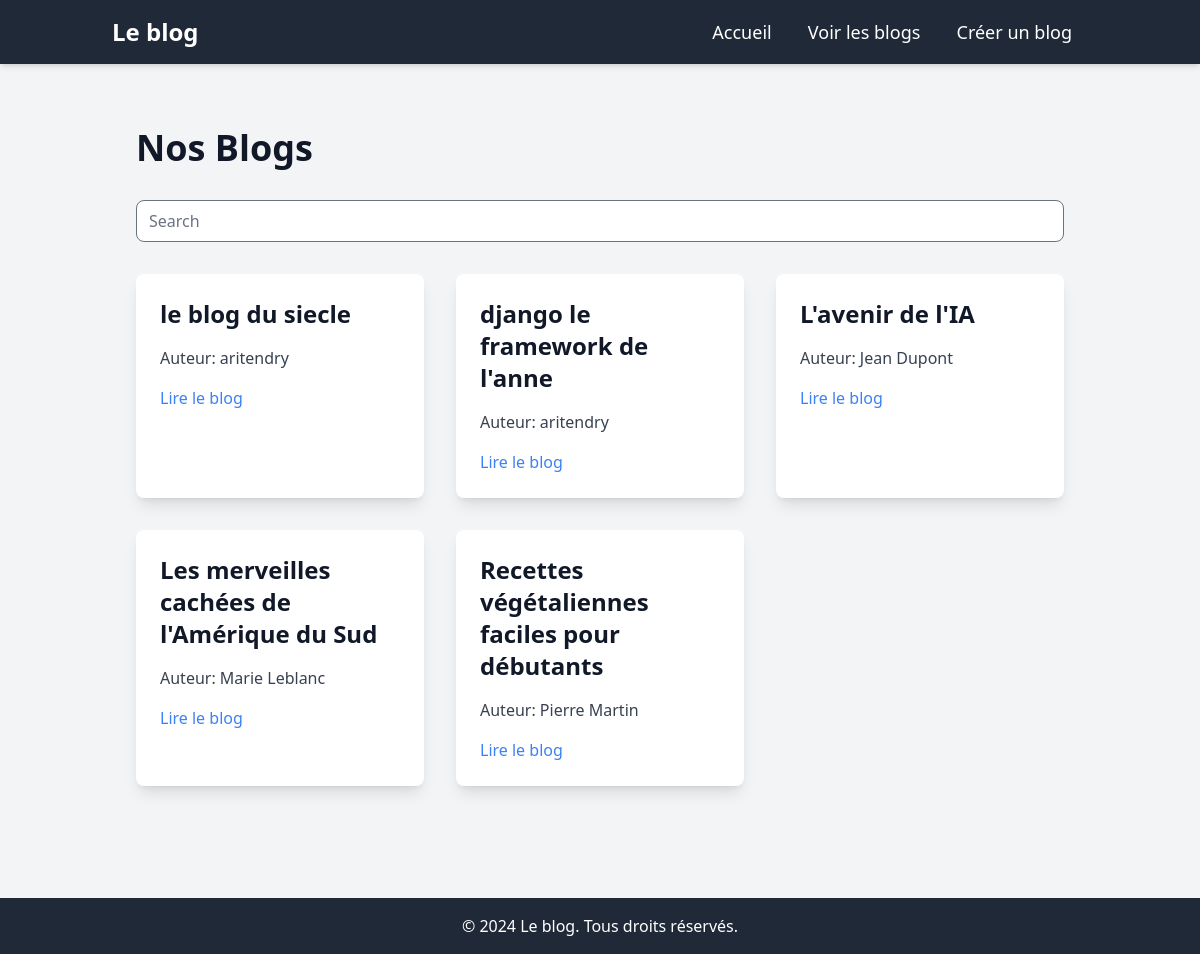
/blog/, run on an earlier commit of the app's database.
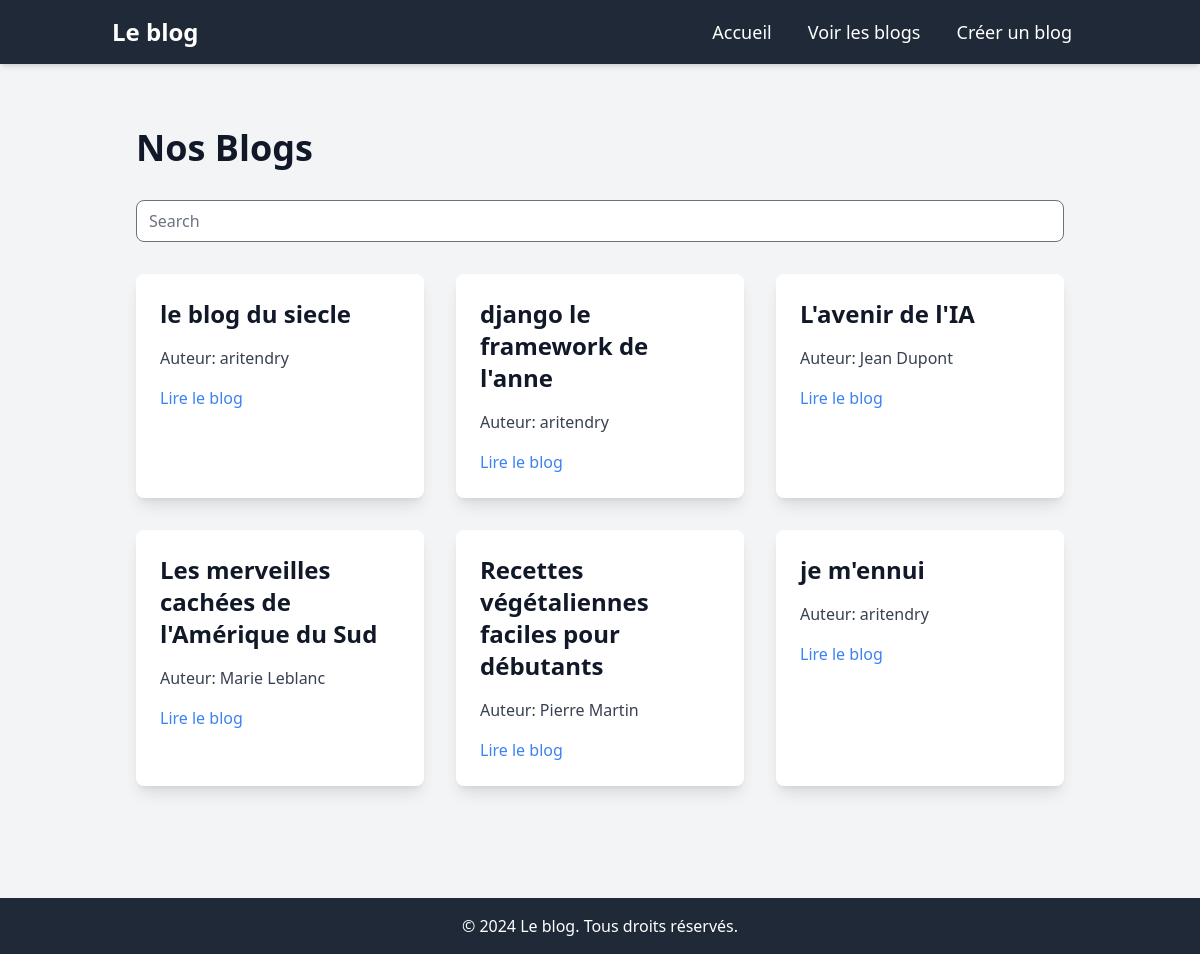
And on a later commit of the database.
### blog/models.py (models this page shows, shortened)
class Blog(models.Model):
    title = models.CharField(max_length=200)
    slug = models.SlugField()
    summary = models.TextField(max_length=200)
    author = models.CharField(max_length=50)

### blog/views.py (the view)
# urls.py: path('blog/',view_blog,name='view_blog'),
def view_blog(request):
    blogs = Blog.objects.all()
    return render(request, 'blog/view_blog.html', context={'blogs': blogs})

### blog/templates/blog/view_blog.html (shortened to what this page needs)
{% extends 'base.html' %}
{% block content %}
<div class="container mx-auto px-6 py-8">
    <h1 class="text-4xl font-bold mb-8">Nos Blogs</h1>
    <div class="mb-8">
        <input type="text" id="search-bar" placeholder="Search" class="w-full p-3 rounded-lg border-gray-100 focus:outline-none focus:border-green-500">
    </div>
    <div class="grid grid-cols-1 md:grid-cols-2 lg:grid-cols-3 gap-8" id="blog-container">
        {% for blog in blogs %}
            <div class="bg-white p-6 rounded-lg shadow-lg transition transform hover:scale-105 blog-item">
                <h2 class="text-2xl font-semibold mb-4">{{ blog.title }}</h2>
                <p class="text-gray-700 mb-4">Auteur: {{ blog.author }}</p>
                <a href="{% url 'blog_details' blog.slug %}" class="text-blue-500 hover:underline">Lire le blog</a>
            </div>
        {% endfor %}
    </div>
</div>
{% endblock %}

What changed in the data, as far as the page shows it:
added Blog: title "je m'ennui", author "aritendry"
